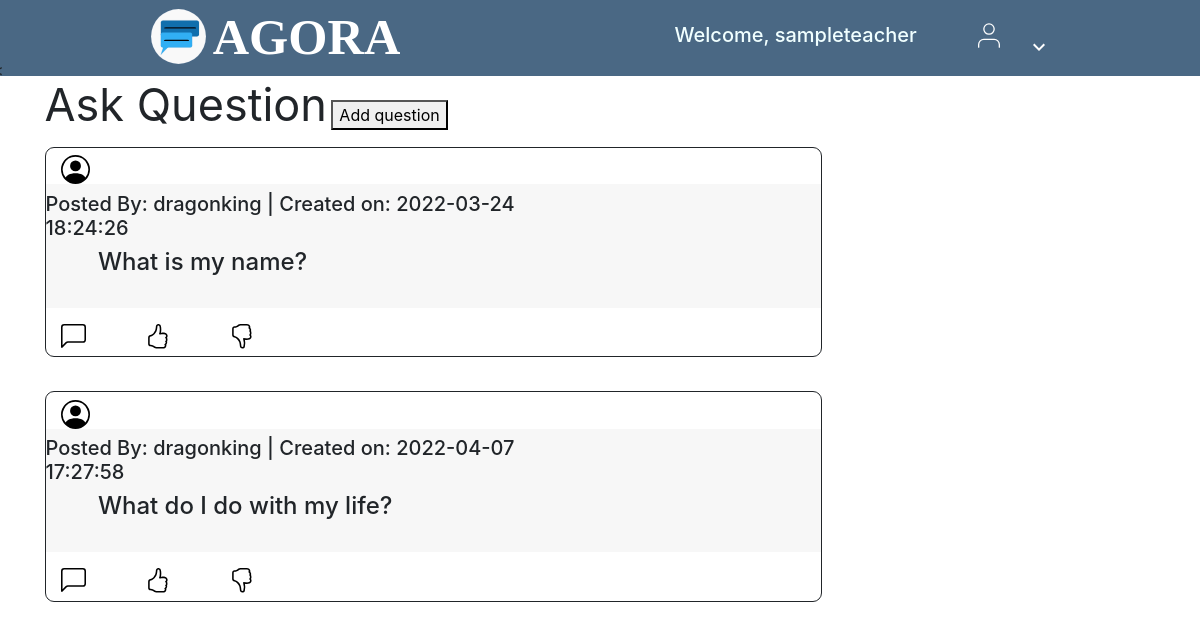
/pages/dashboard.php (signed in), run on the app's committed database.
### tables this page shows
CREATE TABLE `topics` (
  `topic_id` int(8) NOT NULL,
  `topic_course` varchar(9) NOT NULL,
  `topic_subject` varchar(255) NOT NULL,
  `topic_desc` text NOT NULL,
  `embed_media` text NOT NULL,
  `topic_date` datetime NOT NULL DEFAULT current_timestamp(),
  `topic_by` int(8) NOT NULL,
  `status` enum('open','closed','deleted','') NOT NULL DEFAULT 'open'
);

CREATE TABLE `users` (
  `id` int(11) NOT NULL,
  `username` varchar(255) NOT NULL,
  `email` varchar(255) NOT NULL,
  `password` varchar(255) NOT NULL,
  `role` enum('admin','teacher','student') NOT NULL,
  `status` enum('active','awaiting approval','disabled') NOT NULL
);

### pages/dashboard.php (the view, shortened to what this page needs)
<!DOCTYPE html>
<html lang="en">
<head>
  <link href="./styles/agora.css" rel="stylesheet">
  <link rel="stylesheet" href="https://maxcdn.bootstrapcdn.com/bootstrap/4.0.0/css/bootstrap.min.css" />
</head>
<body>
  <?php include("../includes/navbar.php") ?>
  <?php
  $conn = connectToDB();
  ?>
  <main style="margin-left: 0%;
    padding-top: 0%;
    margin-top: 0.5%;
    background: white; ">
  <?php include("../includes/sidebar.php") ?>
    <div class="container" style="background: white;
    padding-top: 2%;
    margin-top: -1%;">
     <label for="topic" style="font-size: 45px; margin-top: -10%;">Ask Question</label>
            <button id="modalbtn"> Add question </button>
      <?php
      $query = "SELECT t.*,u.username FROM topics t JOIN users u ON u.id = t.topic_by";
      $result = mysqli_query($conn, $query) or die(mysqli_error($conn));
      if (mysqli_num_rows($result) > 0) {
        while ($row = mysqli_fetch_array($result)) {
          $topic_subject = $row['topic_subject'];
          $user = $row["username"];
          $id = $row["topic_id"] ?? "";
          $date = $row["topic_date"];
      ?>
  <div class= "post-body">
           <div class="post-pan" style= "max-width: 70%; margin-left= 10%; border-color:#afafaf; border: solid 1px; border-radius: 9px;margin-bottom: 3%; height:auto;">
           <div class= "created">
          <img src="../pictures/svg/person-circle.svg" id="person-logo" style="margin-top: 1%; height: 29px; margin-left: 2%;">
              <h5 class="created" style="margin-top: 1%; float: right; margin-right: 32%;">Posted By: <?php echo $user ?> |  Created on: <?php echo $date ?></h5></div>
            <div class="post-pan" style="padding: 3%;  margin-bottom: 2%;background-color: rgba(0,0,0,.03);  rgba(0,0,0,.125); border-color: black;" >
              <h1 class="post-echo" style="margin-top: 5%;  padding-left: 4%;   font-size: 24px;" >
             <?php echo $topic_subject;  ?></h1></div>
              <a  href="/qna/pages/posts.php?topic_id='<?php echo $id; ?>'">
              <img src="../pictures/svg/chat-left.svg" id="person-logo" style="margin-bottom: 1%; height: 25px; margin-left: 2%;"> </a>
              <img src="../pictures/svg/hand-thumbs-up.svg" id="person-logo" style="margin-bottom: 1%; height: 25px; margin-left: 7%;"> <img src="../pictures/svg/hand-thumbs-down.svg" id="person-logo" style="margin-bottom: 1%; height: 25px; margin-left: 7%;">
          </div>
        </div>
      <?php         }
      };
      ?>
    </div>
  </main>
</body>
</html>

### styles/agora.css (style rules this page uses)
div a { text-decoration: none; color: black; }

### data on the page
topics: topic_by.username "dragonking", topic_date "2022-03-24 18:24:26", topic_subject "What is my name?"
topics: topic_by.username "dragonking", topic_date "2022-04-07 17:27:58", topic_subject "What do I do with my life?"

### other printed values
$_SESSION["username"] "sampleteacher"
